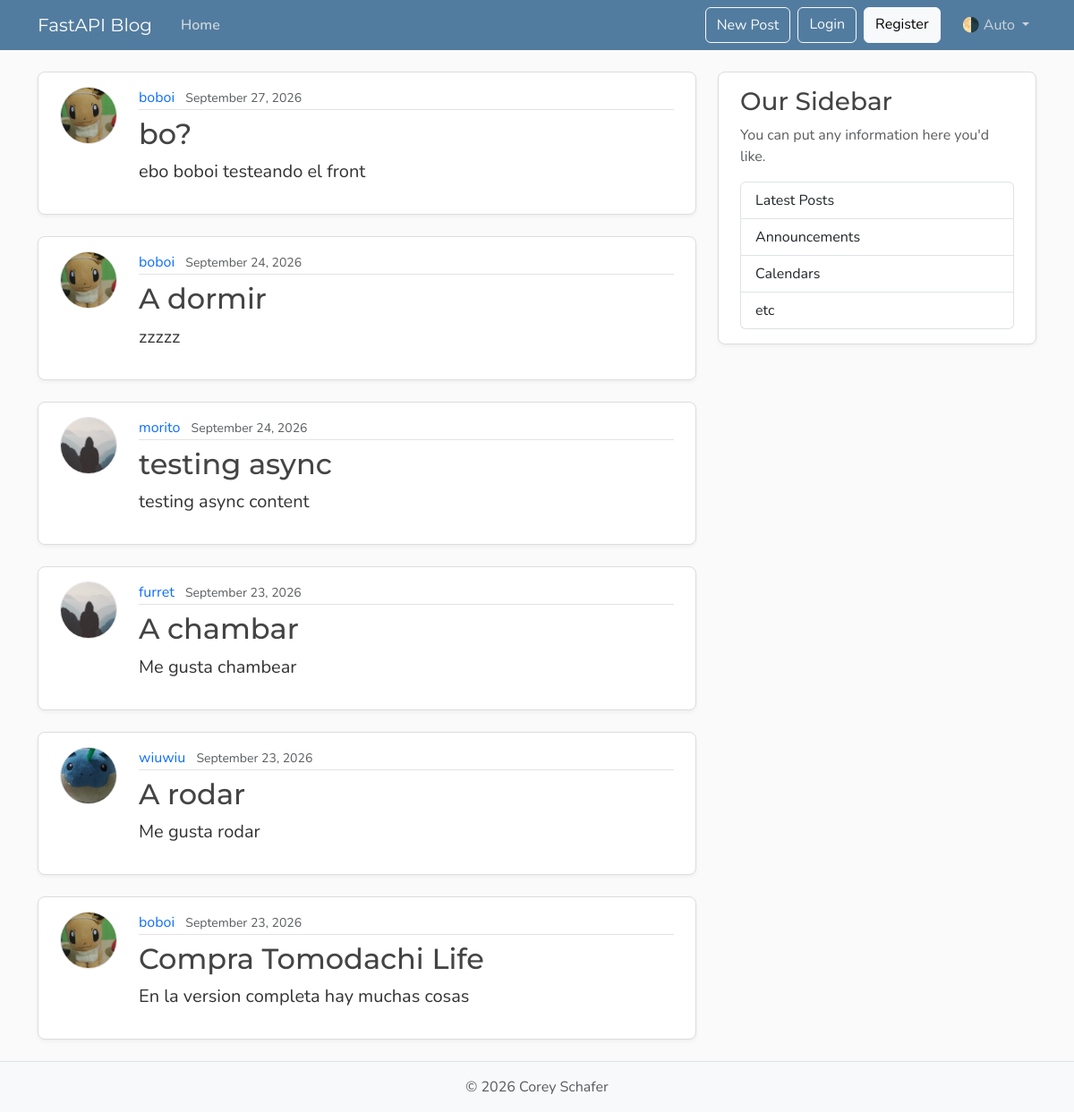
The page /posts on the database its author committed.
### models.py (models this page shows, shortened)
class Post(Base):
    __tablename__ = "posts"
    id: Mapped[int] = mapped_column(Integer, primary_key=True, index=True)
    title: Mapped[str] = mapped_column(String(100), nullable=False)
    content: Mapped[str] = mapped_column(Text, nullable=False)
    user_id: Mapped[int] = mapped_column(ForeignKey("users.id"), nullable=False, index=True)
    date_posted: Mapped[datetime] = mapped_column(DateTime(timezone=True), nullable=False, default=lambda: datetime.now(UTC))
    author: Mapped[User] = relationship("User", back_populates="posts")

class User(Base):
    __tablename__ = "users"
    id: Mapped[int] = mapped_column(Integer, primary_key=True, index=True)
    username: Mapped[str] = mapped_column(String(50), unique=True, nullable=False)
    email: Mapped[str] = mapped_column(String(120), unique=True, nullable=False)
    image_file: Mapped[str | None] = mapped_column(String(200), nullable=True, default=None)
    posts: Mapped[list[Post]] = relationship("Post", back_populates="author", cascade="all, delete-orphan")

### main.py (the view)
@app.get("/", include_in_schema=False)
@app.get("/posts", include_in_schema=False)
async def home(request: Request, db: Annotated[AsyncSession, Depends(get_db)]):
    result = await db.execute(select(models.Post)
                              .options(selectinload(models.Post.author))
                              .order_by(models.Post.date_posted.desc()))
    posts = result.scalars().all()
    return templates.TemplateResponse(request, "home.html", {"posts": posts})

### templates/home.html
{% extends "layout.html" %}
{% block content %}
  {% for post in posts %}
    <article class="content-section py-3 px-4 mb-4">
      <div class="d-flex align-items-start gap-4">
        <img class="rounded-circle article-img flex-shrink-0"
             src="{{ post.author.image_path }}"
             alt="{{ post.author.username }}'s profile picture"
             width="64"
             height="64"
             loading="lazy">
        <div class="flex-grow-1">
          <div class="article-metadata mb-2">
            <a class="me-2" href="{{ url_for('user_posts', user_id=post.author.id) }}">{{ post.author.username }}</a>
            <small class="text-body-secondary">{{ post.date_posted.strftime('%B %d, %Y') }}</small>
          </div>
          <h2>
            <a class="article-title" href="{{ url_for('post_page', post_id=post.id) }}">{{ post.title }}</a>
          </h2>
          <p class="article-content">{{ post.content }}</p>
        </div>
      </div>
    </article>
  {% endfor %}
{% endblock content %}

### static/css/main.css (style rules this page uses)
:root { --font-heading: "Montserrat", system-ui, -apple-system, BlinkMacSystemFont, sans-serif; --font-body: "Nunito", system-ui, -apple-system, BlinkMacSystemFont, sans-serif; --color-bg-body: #fafafa; --color-bg-content: #ffffff; --color-text-primary: #333333; --color-text-heading: #444444; --color-steel: #527c9f; --color-nav-link: #cbd5db; --color-nav-link-hover: #ffffff; --color-link-hover: #428bca; --color-border: #dddddd; --color-border-light: #e3e3e3; --spacing-xl: 5rem; --article-img-size: 4rem; --account-img-size: 7.813rem; }
body { font-family: var(--font-body); background: var(--color-bg-body); color: var(--color-text-primary); }
h1, h2, h3, h4, h5, h6 { font-family: var(--font-heading); color: var(--color-text-heading); }
a { text-decoration: none; }
.content-section { background: var(--color-bg-content); border: 1px solid var(--color-border); border-radius: 0.5rem; box-shadow: 0 2px 4px rgba(15, 23, 42, 0.05); transition: box-shadow 0.15s ease, transform 0.15s ease, border-color 0.15s ease; }
.article-title { color: var(--color-text-heading); transition: color 0.2s ease-in-out; }
.article-content { white-space: pre-line; font-size: 1.25rem; }
.article-img { height: var(--article-img-size); width: var(--article-img-size); flex-shrink: 0; object-fit: cover; border: 1px solid var(--color-border-light); box-shadow: 0 0 0 2px var(--color-bg-content); }
.article-metadata { padding-bottom: 0.063rem; border-bottom: 1px solid var(--color-border-light); }
.article-metadata a { transition: color 0.2s ease-in-out; }

### rows shown on the page
Post: author.image_path (picture), author.username "boboi", date_posted "September 27, 2026", title "bo?", content "ebo boboi testeando el front"
Post: author.image_path (picture), author.username "boboi", date_posted "September 24, 2026", title "A dormir", content "zzzzz"
Post: author.username "morito", date_posted "September 24, 2026", title "testing async", content "testing async content"
Post: author.username "furret", date_posted "September 23, 2026", title "A chambar", content "Me gusta chambear"
Post: author.image_path (picture), author.username "wiuwiu", date_posted "September 23, 2026", title "A rodar", content "Me gusta rodar"
Post: author.image_path (picture), author.username "boboi", date_posted "September 23, 2026", title "Compra Tomodachi Life", content "En la version completa hay muchas cosas"
